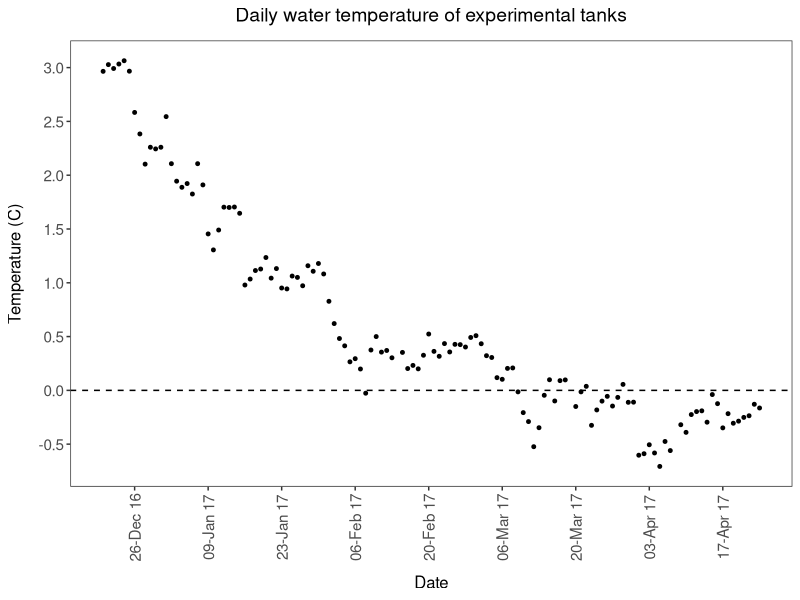
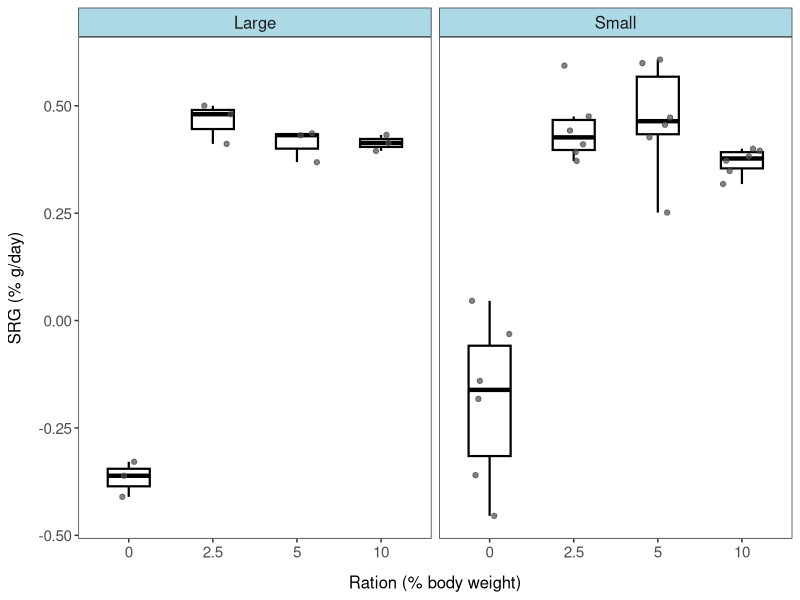
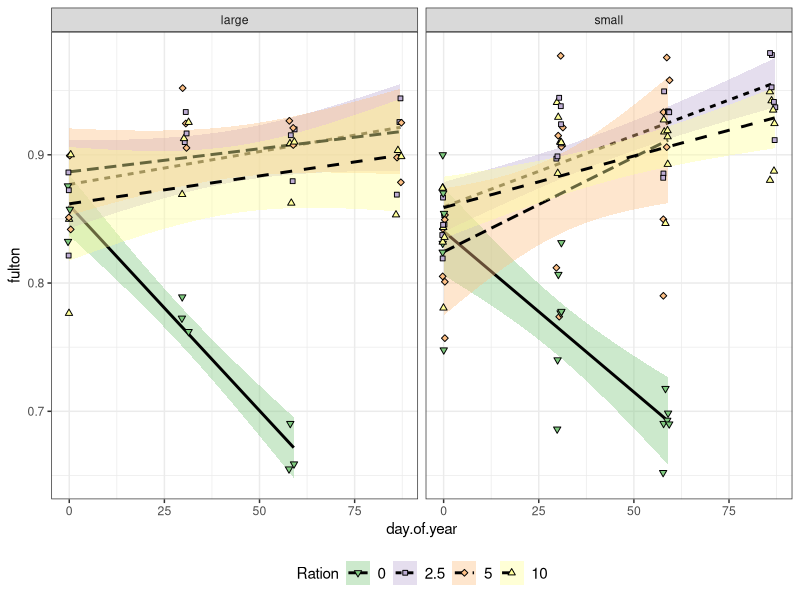
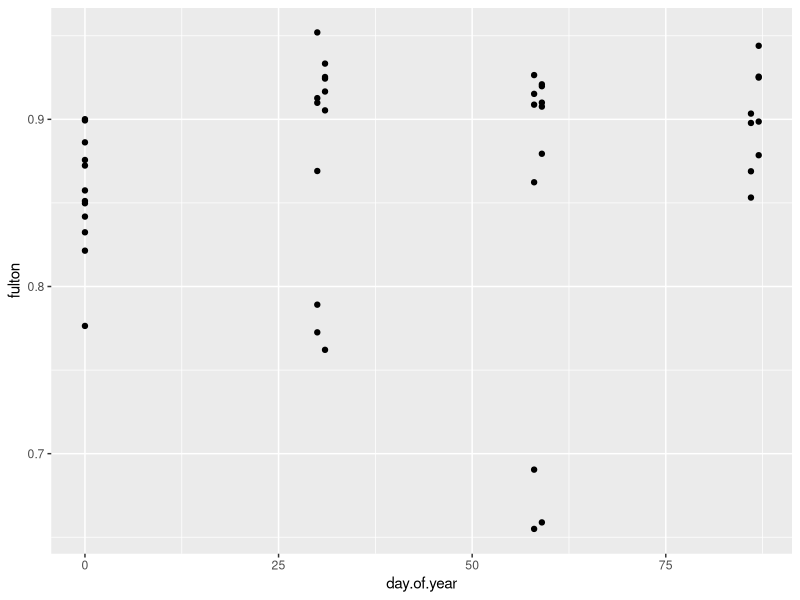
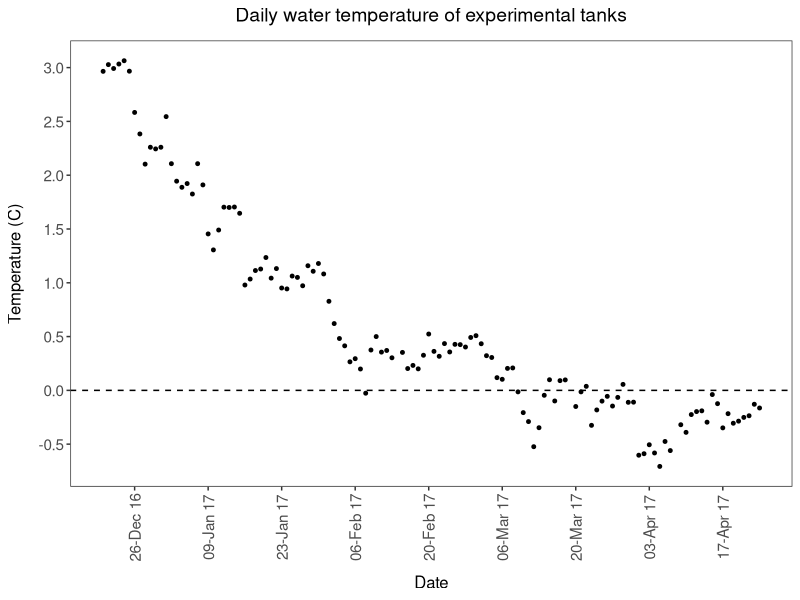

These figures' R source, in order:
# Session 6
# 15 March 2023

# Advanced data visualization

# Objectives:
# customizing and formatting figures with theme
# using multiple geoms 
# multi-panel plots
# adding regression lines to figures
# formatting legends
# exporting figures


# ----- Packages -----
# I use tidyverse packages consistently, so I prefer to use the tidyverse package
# which is a bulk load containing the following packages:
# ggplot2, purr, tibble, dplyr, tidyr, stringr, readr, forcats

# Version 1 (lines 25-31) are for bulk load
# Version 2 (lines 34-42) contains code for individual package upload

# please choose 1.


# if you haven't used these packages before, run the following line of code
install.packages("tidyverse")
install.packages("lubridate")

# load packages into R
library(tidyverse)
library(lubridate)


# alternative to loading all of tidyverse
install.packages("dplyr")
install.packages("lubridate")
install.packages("ggplot2")

#load packages in R
library(dplyr)
library(lubridate)
library(ggplot2)


# ----- Load Data ------
temperature <- read.csv("./data/CHONE121_tanktemperature.csv") # water temperature

LW <- read.csv("./data/CHONE121_codlengthweight.csv") # length and weight data


# ----- Format and summarise data -----

data1 <- temperature |> 
  dplyr::mutate( Date = ymd(paste(year, month, day, sep = "-" ))) |> # format date
  dplyr::group_by(Date) |> # group data by date
  dplyr::summarise(Temp.C = mean(temperature), TempSD = sd(temperature)) # calculate daily temperature across all tanks


data2 <- LW |> 
  mutate( Date = ymd( paste(year, month, day, sep = "-")), # format date
          day.of.year = yday(Date)) |> # day of year
  mutate(day.of.year = replace(day.of.year, day.of.year >= 365, 0) ) |> # replace the two days in december as day 0 (first measurement)
  group_by(tank, day.of.year, size, ration) |> # group by tank, day, size, and ration
  summarise(weight = mean(weight_g), sd_w = sd(weight_g), se_w = sd_w/sqrt(n())) |> # calculate mean weight per tank for each day (each tank represents one value)
  arrange(day.of.year) |> # sort by day
  group_by(tank, size, ration) |> # regroup data
  # calculate SGR using lag()
  mutate(sgr_w = (log(weight) - log(lag(weight))) / (day.of.year - lag(day.of.year)) * 100 ) |>  # SRG = ( ln(w2)-ln(w1) ) / (t2 - t1 ) * 100
  summarise(sgr = mean(sgr_w, na.rm = TRUE) ) |> # average sgr across entire study for each tank
  ungroup() |> 
  mutate(ration = factor(ration)) # convert ration to factor (for graphing)


data3 <- LW |> 
  mutate( Date = ymd( paste(year, month, day, sep = "-")), # format date
          day.of.year = yday(Date)) |> # day of year
  mutate(day.of.year = replace(day.of.year, day.of.year >= 365, 0) ) |> # replace the two days in december as day 0 (first measurement)
  mutate(K = weight_g/(mmSL*0.1)^3*100) |>  # calculate K for each fish
  group_by(tank, day.of.year, size, ration) |> # group by tank, day, size, and ration
  summarise(fulton = mean(K), fulton.sd = sd(K), fulton.se = fulton.sd/sqrt(n()) ) |> # calculate mean K per tank for each day (each tank represents one value)
  ungroup() |> 
  mutate(ration = factor(ration)) # convert ration to factor (for graphing)
  

  
# ----- Figure 1: Temperature (data1) ------
# objectives
# geom_point()
# format points
# add a horizontal line at 0 °C
# adjust text themes

# start with reviewing the data
head(data1)

# Figure 1 
ggplot(data = data1) + # data
  geom_point(aes( x = Date,
                  y = Temp.C), # x and y axis
             size = 1) + # size of point
  geom_hline(yintercept = 0, linetype = "dashed") + # add a horizontal dashed line
  theme_bw() + # set the theme of the figure
  labs( x = "Date",
        y = "Temperature (C)",
        title = "Daily water temperature of experimental tanks") + # specify labels
  # themes determine the details of the figure (text, position, colours, etc)
  theme(panel.grid = element_blank(),  # remove grid lines
        plot.title = element_text(size = 14, hjust = 0.5, # size and position of title (center on plot)
                                  margin = margin(b = 10)), # move title up from top of plot
        axis.text = element_text(size = 11), # format axis text
        axis.title.x = element_text(size = 12, margin = margin(t = 10)), # format x axis title
        axis.title.y = element_text(size = 12, margin = margin(r = 10)), # format y axis title
        axis.text.x = element_text(angle = 90, vjust = 0.5)) + # angle axis text to 90 degrees
  scale_y_continuous(breaks = seq(from = -1, to = 3, by = 0.5)) + # set scale
  scale_x_date(date_breaks = "2 weeks", # set date breaks
               date_labels = "%d-%b %y") # set date label format
# save the figure
# you can save figures many ways, but ggsave allows more options for saving
# setting size and dpi, for example
ggsave(plot = last_plot(), filename = "Fig1.png", device = "png",
       height = 7, width = 8, units = "in", dpi = 600)

# ----- Figure 2: SGR (data2) -----
# introduce geom_boxplot()
# combine with geom_point()
# facet_wrap()
# adjusting facet themes

# check and review data2
head(data2)
summary(data2)
dim(data2)

# figure 2
ggplot(data2) +
  geom_boxplot(aes( x = ration, # creates a boxplot
                    y = sgr),
               size = 0.75, # adjust the size of the lines
               width = 0.5, # adjust width of boxplot
               colour = 'black', # colour of lines
               outlier.shape = NA) + # removes outlier point
  geom_jitter(aes( x= ration, # add jitter points on top of boxplot
                  y = sgr ),
              width = 0.25, # width of jitter points (how big of a spread)
              colour = 'grey30', # colour
              alpha = 0.7) + # transparency
  facet_wrap(~size, # facet wrap by size -- multi panel plot
             labeller = as_labeller( c("large" = "Large", # use labeller to change names of labels
                                       "small" = "Small"))) +
  theme_bw() +
  labs( x = "Ration (% body weight)",
        y = "SRG (% g/day)") +
  theme(panel.grid = element_blank(), 
        axis.text = element_text(size = 11),
        axis.title.x = element_text(size = 12, margin = margin(t = 10)),
        axis.title.y = element_text(size = 12, margin = margin(r = 10)),
        strip.text = element_text(size = 12), # change facet label text
        strip.background = element_rect(fill = "lightblue")) # change facet label background

# ------ Figure 3: condition over time (data3) ------
# combining pipes with ggplot
# geom_point vs geom_jitter
# classify with shapes
# adding regression lines
# formatting legend

head(data3)

ggplot(data3) +
  geom_smooth(aes(x = day.of.year, # geom smooth is used to model data/ add a regression lne
                  y = fulton,
                  linetype = ration,
                  fill = ration),
              method = "lm", colour = 'black') + # very important to state method (default is loess for GAM)
  geom_jitter(aes(x = day.of.year,
                  y = fulton,
                  shape = ration,
                  fill = ration)) +
  facet_wrap(~size) +
  theme_bw() +
  scale_shape_manual(values = c(25, 22:24)) +
  scale_fill_brewer(palette = "Accent") +
  labs(fill = "Ration",# use labs to specify legend title
       shape = "Ration", 
       linetype = "Ration") + # need to specify for each variable (in our case, fill, shape, and linetype)
  theme(legend.text = element_text(size = 11),
        legend.position = "bottom")


# Last thing!
# you can pipe data directly into ggplot
data3 |> 
  filter(size == "large") |> 
  ggplot() +
  geom_point(aes(x = day.of.year,
                 y = fulton))

# ggarrange from ggpubr package is a great tool to create multipanel plots for publications